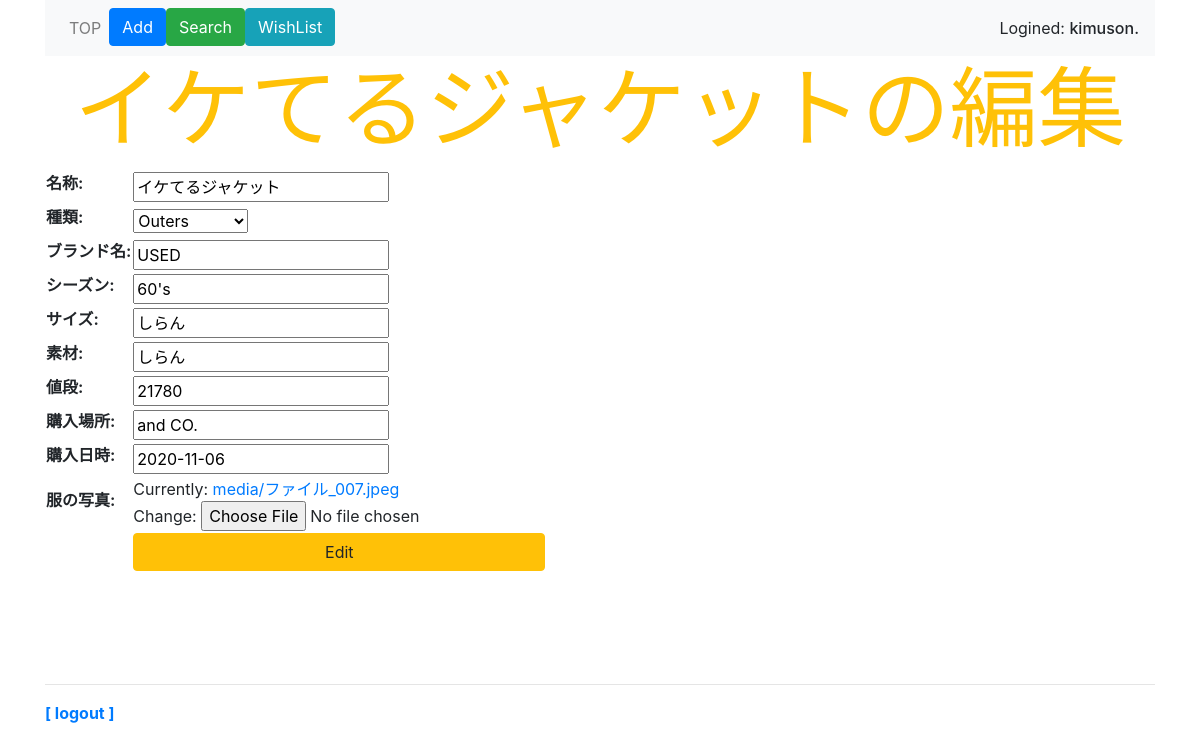
The app's page /clothes/edit/14 (signed in) with its own data.
### clothes/models.py (models this page shows, shortened)
class Post(models.Model):
    owner = models.ForeignKey(User, on_delete=models.CASCADE, related_name='post_owner')
    cloth_name = models.CharField(max_length=40)
    item_info = models.IntegerField(choices=ITEM_CHOICES)
    brand_name = models.CharField(max_length=40)
    season = models.CharField(max_length=7)
    cloth_size = models.CharField(max_length=8)
    material = models.CharField(max_length=40)
    price = models.PositiveIntegerField()
    buying_place = models.CharField(max_length=20)
    buying_date = models.DateField(
        verbose_name='購入日時',
        blank=True,
        null=True,
    )
    post_images = models.ImageField(upload_to='media')

### clothes/views.py (the view)
# urls.py: path('edit/<int:num>', views.edit, name='edit'),
@login_required(login_url='/signin/')
def edit(request, num):
    obj = Post.objects.get(id=num)
    user = request.user
    if request.method == 'POST':
        post = PostForm(request.POST, request.FILES, instance=obj)
        post.save()
        return redirect(to='/clothes/top')
    params = {
        'title': 'Edit',
        'obj': obj,
        'id': num,
        'form': PostForm(instance=obj),
        'login_user': user,
    }
    return render(request, 'clothes/edit.html', params)

### clothes/forms.py
class PostForm(forms.ModelForm):
    class Meta:
        model = Post
        fields = ('cloth_name', 'item_info', 'brand_name', 'season', 'cloth_size', 'material', 'price', 'buying_place', \
            'buying_date', 'post_images')
        widgets = {
            'buying_date': datetimepicker.DatePickerInput(
                format='%Y-%m-%d',
                options={
                    'locale': 'ja',
                    'dayViewHeaderFormat': 'YYYY年 MMMM',
                }
            )
        }
        labels = {
            'cloth_name':'名称',
            'item_info':'種類',
            'brand_name':'ブランド名',
            'season':'シーズン',
            'cloth_size':'サイズ',
            'material':'素材',
            'price':'値段',
            'buying_place':'購入場所',
            'buying_date':'購入日時',
            'post_images':'服の写真',
        }

### clothes/templates/clothes/edit.html (shortened to what this page needs)
{% extends 'clothes/layout.html' %}
{% block header %}
<h1 class="display-2 text-warning text-center">{{obj.cloth_name}}の編集</h1>
{% endblock %}
{% block content %}
<form enctype="multipart/form-data" action="{% url 'edit' id %}" method="POST">
    <table>
        {{ form.as_table }}
        <tr>
            <th><td>
                <input type="submit" value="Edit" class="btn btn-warning w-100">
            </td></th>
        </tr>
    </table>
</form>
{% endblock %}

### clothes/templates/clothes/layout.html (shortened to what this page needs)
{% load static %}
<!doctype html>
<html lang="ja">
    <head>
        <link rel="stylesheet" href="https://stackpath.bootstrapcdn.com/bootstrap/4.5.0/css/bootstrap.min.css">
    </head>
    <body class="container">
        <nav class="navbar navbar-expand navbar-light bg-light">
            <ul class="navbar-nav mr-auto">
                <li class="nav-item">
                    <a class="nav-link" href="{% url 'top' %}">TOP</a>
                </li>
                <li class="nav-item">
                    <a class="nab-link btn btn-primary" href="{% url 'post' %}">Add</a>
                </li>
                <li class="nav-item">
                    <a class="nab-link btn btn-success" href="{% url 'search' %}">Search</a>
                </li>
                <li class="nav-item">
                    <a class="nab-link btn btn-info" href="{% url 'wishlist' %}">WishList</a>
                </li>
            </ul>
            <span>Logined: <span class="h6">{{login_user}}.</span></span>
        </nav>
        <div>
            {% block header %}{% endblock %}
        </div>
        <div class="content">
            {% block content %}{% endblock %}
        </div>
        <br><br><br><br>
        <hr>
        <div class="my-3">
            <span class="font-weight-bold">
                <a href="{% url 'logout' %}">[ logout ]</a>
            </span>
        </div>
    </body>
</html>

### records on screen
Post: cloth_name "イケてるジャケット", item_info "Outers", brand_name "USED", season "60's", cloth_size "しらん", material "しらん", price "21780", buying_place "and CO.", buying_date "2020-11-06"

### other values on screen
{{ login_user }} "kimuson"
